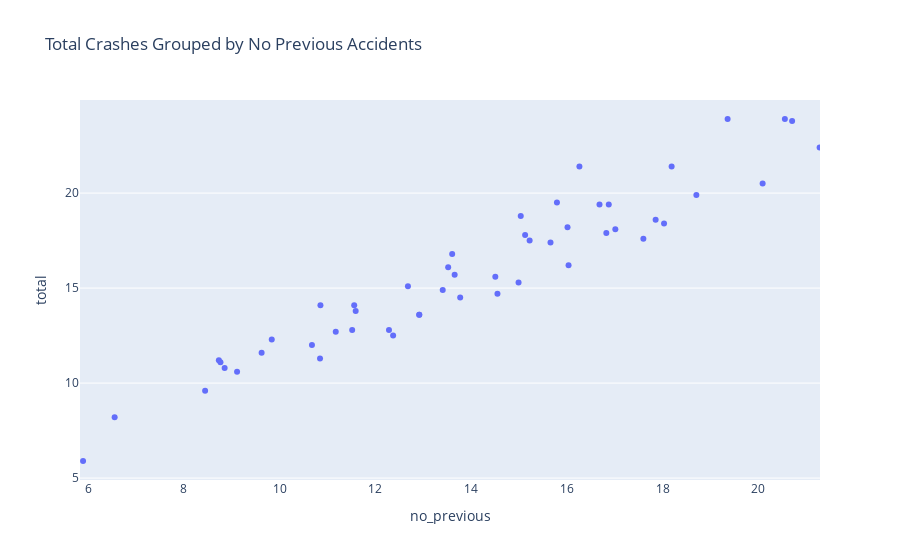

Source (notebook cell):
### Markdown cell above
**Interpretation:**

The Scatter Plot Matrix (SPLOM) would display pairwise scatter plots for the selected numeric columns (alcohol, speeding, ins_losses, and total). This matrix allows for a comprehensive view of the relationships between these factors. For example, if there's a strong positive correlation between alcohol and total crashes, the corresponding scatter plot would show a clear upward trend. The diagonal plots typically showcase histograms of individual columns, providing insights into the distribution of each factor.

### Code cell
# plot 6: Boxplot of Total Crashes Grouped by No Previous Accidents
fig6 = px.box(df, x='no_previous', y='total', title='Total Crashes Grouped by No Previous Accidents', points="all")
fig6.show()

### Figure 1 — Plotly figure (JSON) as saved in the notebook; plotly's stock layout.template omitted (floating-point values rounded to 4 significant figures)
{"data": [{"alignmentgroup": "True", "boxpoints": "all", "hovertemplate": "no_previous=%{x}<br>total=%{y}<extra></extra>", "legendgroup": "", "marker": {"color": "#636efa"}, "name": "", "notched": false, "offsetgroup": "", "orientation": "v", "showlegend": false, "type": "box", "x": [15.04, 17.01, 17.86, 21.28, 10.68, 12.92, 8.856, 16.04, 5.9, 16.83, 14.51, 15.22, 14.99, 12.29, 13.78, 13.66, 15.13, 16.26, 20.09, 12.68, 12.38, 6.56, 10.86, 8.448, 17.6, 13.52, 18.19, 13.41, 14.55, 9.628, 8.736, 18.03, 9.84, 13.61, 20.55, 11.56, 18.71, 11.52, 16.02, 8.769, 19.36, 16.68, 15.79, 16.88, 10.85, 12.92, 11.18, 9.116, 20.71, 11.59, 15.66], "x0": " ", "xaxis": "x", "y": [18.8, 18.1, 18.6, 22.4, 12, 13.6, 10.8, 16.2, 5.9, 17.9, 15.6, 17.5, 15.3, 12.8, 14.5, 15.7, 17.8, 21.4, 20.5, 15.1, 12.5, 8.2, 14.1, 9.6, 17.6, 16.1, 21.4, 14.9, 14.7, 11.6, 11.2, 18.4, 12.3, 16.8, 23.9, 14.1, 19.9, 12.8, 18.2, 11.1, 23.9, 19.4, 19.5, 19.4, 11.3, 13.6, 12.7, 10.6, 23.8, 13.8, 17.4], "y0": " ", "yaxis": "y"}], "layout": {"boxmode": "group", "legend": {"tracegroupgap": 0}, "title": {"text": "Total Crashes Grouped by No Previous Accidents"}, "xaxis": {"anchor": "y", "domain": [0, 1], "title": {"text": "no_previous"}}, "yaxis": {"anchor": "x", "domain": [0, 1], "title": {"text": "total"}}}}
